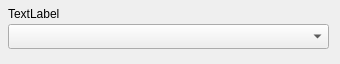
<?xml version="1.0" encoding="UTF-8"?>
<ui version="4.0">
 <class>ComboBoxWidget</class>
 <widget class="QWidget" name="ComboBoxWidget">
  <property name="geometry">
   <rect>
    <x>0</x>
    <y>0</y>
    <width>340</width>
    <height>64</height>
   </rect>
  </property>
  <property name="minimumSize">
   <size>
    <width>340</width>
    <height>64</height>
   </size>
  </property>
  <property name="maximumSize">
   <size>
    <width>340</width>
    <height>64</height>
   </size>
  </property>
  <property name="windowTitle">
   <string>Form</string>
  </property>
  <widget class="QLabel" name="label">
   <property name="geometry">
    <rect>
     <x>8</x>
     <y>5</y>
     <width>321</width>
     <height>17</height>
    </rect>
   </property>
   <property name="text">
    <string>TextLabel</string>
   </property>
  </widget>
  <widget class="QComboBox" name="comboBox">
   <property name="geometry">
    <rect>
     <x>8</x>
     <y>24</y>
     <width>321</width>
     <height>25</height>
    </rect>
   </property>
  </widget>
 </widget>
 <resources/>
 <connections/>
</ui>
